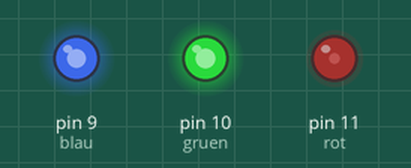
A sketch run on a simulated Arduino Uno, built with avr-gcc and run on an emulated ATmega328P. Parts: output pins drawn as LEDs (lit = HIGH).

Above: at 0.1 s.
Timing chart, 0 to 1.6 s (numbered marks = the images above):
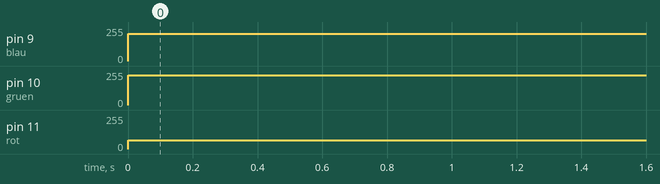

Measured:
- by itself, pin 9 (blau): 0/255 → 204/255 at 0.00 s
- by itself, pin 10 (gruen): 0/255 → 224/255 at 0.00 s
- by itself, pin 11 (rot): 0/255 → 64/255 at 0.00 s

The sketch:

15.4a_.ino
```cpp
int rot = 11;
int gruen = 10;
int blau = 9;
int r = 0;
int g = 0;
int b = 0;


void setup() {
  Serial.begin(9600);
  pinMode(rot, OUTPUT);
  pinMode(gruen, OUTPUT);
  pinMode(blau, OUTPUT);
}

void loop() {
  tuerkis();
  delay(1000);
}

void tuerkis() {
  r = 64;
  g = 224;
  b = 204;
  analogWrite(rot, r);
  analogWrite(gruen, g);
  analogWrite(blau, b);
}
```
